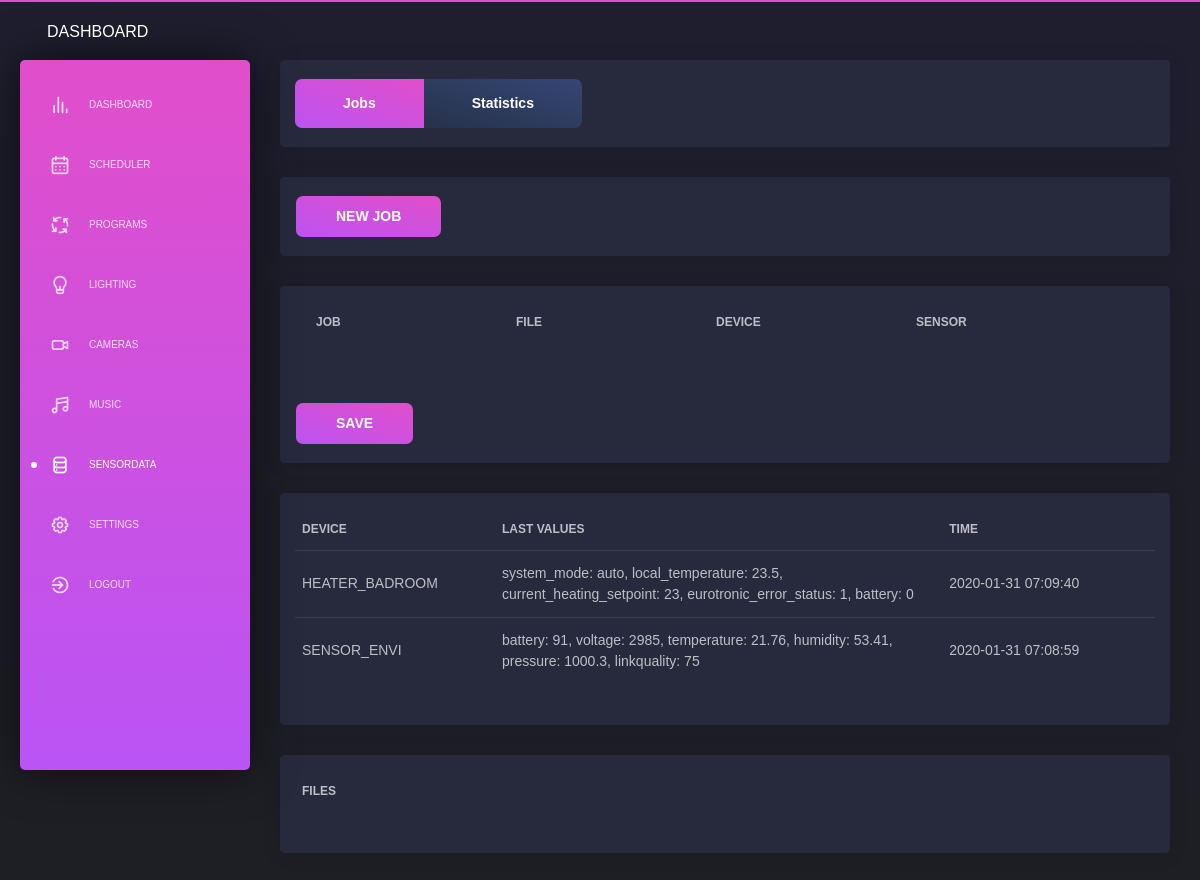
The app's page /sensordata/jobs (signed in) with its own data.
### app/database/models.py (models this page shows)
class Devices(db.Model):
    __tablename__ = 'devices'
    id                            = db.Column(db.Integer, primary_key=True, autoincrement = True)
    name                          = db.Column(db.String(50), unique=True)
    gateway                       = db.Column(db.String(50))
    ieeeAddr                      = db.Column(db.String(50), unique=True)
    model                         = db.Column(db.String(50))
    device_type                   = db.Column(db.String(50))
    description                   = db.Column(db.String(200))
    input_values                  = db.Column(db.String(200))
    input_events                  = db.Column(db.String(200))
    commands                      = db.Column(db.String(200))
    commands_json                 = db.Column(db.String(200))
    last_contact                  = db.Column(db.String(50))
    last_values_json              = db.Column(db.String(200))
    last_values_string            = db.Column(db.String(200))
    exception_option              = db.Column(db.String(50), server_default=("None"))
    exception_setting             = db.Column(db.String(50), server_default=("None"))
    exception_sensor_ieeeAddr     = db.Column(db.String(50), server_default=("None"))
    exception_sensor_input_values = db.Column(db.String(50), server_default=("None"))
    exception_value_1             = db.Column(db.String(50), server_default=("None"))
    exception_value_2             = db.Column(db.String(50), server_default=("None"))
    exception_value_3             = db.Column(db.String(50), server_default=("None"))

### app/sites/sensordata_jobs.py (the view, shortened to what this page needs)
@app.route('/sensordata/jobs', methods=['GET', 'POST'])
@login_required
@permission_required
def sensordata_jobs():
    page_title       = 'Smarthome | Sensordata | Jobs'
    page_description = 'The sensordata jobs configuration page.'
    success_message_change_settings = []
    error_message_change_settings   = []
    success_message_add_job         = False
    error_message_add_job           = []
    error_message_datafile          = ""
    if session.get('delete_job_success', None) != None:
        success_message_change_settings.append(session.get('delete_job_success'))
        session['delete_job_success'] = None
    if session.get('delete_job_error', None) != None:
        error_message_change_settings.append(session.get('delete_job_error'))
        session['delete_job_error'] = None
    if session.get('error_download_datafile', None) != None:
        error_message_datafile = session.get('error_download_datafile')
        session['error_download_datafile'] = None
    """ ######### """
    """  add job  """
    """ ######### """
    if request.form.get("add_sensordata_job") != None:
        result = ADD_SENSORDATA_JOB()
        if result != True:
            error_message_add_job.append(result)
        else:
            success_message_add_job = True
    """ ############ """
    """  table jobs  """
    """ ############ """
    list_sensordata_jobs  = GET_ALL_SENSORDATA_JOBS()
    dropdown_list_devices = GET_ALL_DEVICES("sensors")
    list_sensordata_files = GET_SENSORDATA_FILES()
    list_sensors          = GET_ALL_DEVICES("sensors")
    data = {'navigation': 'sensordata'}
    timestamp = str(datetime.datetime.now().strftime("%Y-%m-%d %H:%M:%S"))
    try:
        device_1_input_values = "Sensor,------------------," + GET_DEVICE_BY_ID(1).input_values
        device_1_input_values = device_1_input_values.replace(" ", "")
    except:
        device_1_input_values = ""
    try:
        device_2_input_values = "Sensor,------------------," + GET_DEVICE_BY_ID(2).input_values
        device_2_input_values = device_2_input_values.replace(" ", "")
    except:
        device_2_input_values = ""
    try:
        device_3_input_values = "Sensor,------------------," + GET_DEVICE_BY_ID(3).input_values
        device_3_input_values = device_3_input_values.replace(" ", "")
    except:
        device_3_input_values = ""
    try:
        device_4_input_values = "Sensor,------------------," + GET_DEVICE_BY_ID(4).input_values
        device_4_input_values = device_4_input_values.replace(" ", "")
    except:
        device_4_input_values = ""
    try:
        device_5_input_values = "Sensor,------------------," + GET_DEVICE_BY_ID(5).input_values
        device_5_input_values = device_5_input_values.replace(" ", "")
    except:
        device_5_input_values = ""
    try:
        device_6_input_values = "Sensor,------------------," + GET_DEVICE_BY_ID(6).input_values
        device_6_input_values = device_6_input_values.replace(" ", "")
    except:
        device_6_input_values = ""
    try:
        device_7_input_values = "Sensor,------------------," + GET_DEVICE_BY_ID(7).input_values
        device_7_input_values = device_7_input_values.replace(" ", "")
    except:
        device_7_input_values = ""
    try:
        device_8_input_values = "Sensor,------------------," + GET_DEVICE_BY_ID(8).input_values
        device_8_input_values = device_8_input_values.replace(" ", "")
    except:
        device_8_input_values = ""
    try:
        device_9_input_values = "Sensor,------------------," + GET_DEVICE_BY_ID(9).input_values
        device_9_input_values = device_9_input_values.replace(" ", "")
    except:
        device_9_input_values = ""
    try:
        device_10_input_values = "Sensor,------------------," + GET_DEVICE_BY_ID(10).input_values
        device_10_input_values = device_10_input_values.replace(" ", "")
    except:
        device_10_input_values = ""
    try:
        device_11_input_values = "Sensor,------------------," + GET_DEVICE_BY_ID(11).input_values
        device_11_input_values = device_11_input_values.replace(" ", "")
    except:
        device_11_input_values = ""
    try:
        device_12_input_values = "Sensor,------------------," + GET_DEVICE_BY_ID(12).input_values
        device_12_input_values = device_12_input_values.replace(" ", "")
    except:
        device_12_input_values = ""
    try:
        device_13_input_values = "Sensor,------------------," + GET_DEVICE_BY_ID(13).input_values
        device_13_input_values = device_13_input_values.replace(" ", "")
    except:
        device_13_input_values = ""
    try:
        device_14_input_values = "Sensor,------------------," + GET_DEVICE_BY_ID(14).input_values
        device_14_input_values = device_14_input_values.replace(" ", "")
    except:
        device_14_input_values = ""
    try:
        device_15_input_values = "Sensor,------------------," + GET_DEVICE_BY_ID(15).input_values
        device_15_input_values = device_15_input_values.replace(" ", "")
    except:
        device_15_input_values = ""
    try:
        device_16_input_values = "Sensor,------------------," + GET_DEVICE_BY_ID(16).input_values
        device_16_input_values = device_16_input_values.replace(" ", "")
    except:
        device_16_input_values = ""
    try:
        device_17_input_values = "Sensor,------------------," + GET_DEVICE_BY_ID(17).input_values
        device_17_input_values = device_17_input_values.replace(" ", "")
    except:
        device_17_input_values = ""
    try:
        device_18_input_values = "Sensor,------------------," + GET_DEVICE_BY_ID(18).input_values
        device_18_input_values = device_18_input_values.replace(" ", "")
    except:
        device_18_input_values = ""
    try:
        device_19_input_values = "Sensor,------------------," + GET_DEVICE_BY_ID(19).input_values
        device_19_input_values = device_19_input_values.replace(" ", "")
    except:
        device_19_input_values = ""
    try:
        device_20_input_values = "Sensor,------------------," + GET_DEVICE_BY_ID(20).input_values
        device_20_input_values = device_20_input_values.replace(" ", "")
    except:
        device_20_input_values = ""
    try:
        device_21_input_values = "Sensor,------------------," + GET_DEVICE_BY_ID(21).input_values
        device_21_input_values = device_21_input_values.replace(" ", "")
    except:
        device_21_input_values = ""
    try:
        device_22_input_values = "Sensor,------------------," + GET_DEVICE_BY_ID(22).input_values
        device_22_input_values = device_22_input_values.replace(" ", "")
    except:
        device_22_input_values = ""
    try:
        device_23_input_values = "Sensor,------------------," + GET_DEVICE_BY_ID(23).input_values
        device_23_input_values = device_23_input_values.replace(" ", "")
    except:
        device_23_input_values = ""
    try:
        device_24_input_values = "Sensor,------------------," + GET_DEVICE_BY_ID(24).input_values
        device_24_input_values = device_24_input_values.replace(" ", "")
    except:
        device_24_input_values = ""
    try:
        device_25_input_values = "Sensor,------------------," + GET_DEVICE_BY_ID(25).input_values
        device_25_input_values = device_25_input_values.replace(" ", "")
    except:
        device_25_input_values = ""
    return render_template('layouts/default.html',
                            data=data,
                            title=page_title,
                            description=page_description,
                            content=render_template( 'pages/sensordata_jobs.html',
                                                    success_message_change_settings=success_message_change_settings,
                                                    error_message_change_settings=error_message_change_settings,
                                                    success_message_add_job=success_message_add_job,
                                                    error_message_add_job=error_message_add_job,
                                                    error_message_datafile=error_message_datafile,
                                                    list_sensordata_jobs=list_sensordata_jobs,
                                                    dropdown_list_devices=dropdown_list_devices,
                                                    list_sensordata_files=list_sensordata_files,
                                                    list_sensors=list_sensors,
                                                    device_1_input_values=device_1_input_values,
                                                    device_2_input_values=device_2_input_values,
                                                    device_3_input_values=device_3_input_values,
                                                    device_4_input_values=device_4_input_values,
                                                    device_5_input_values=device_5_input_values,
                                                    device_6_input_values=device_6_input_values,
                                                    device_7_input_values=device_7_input_values,
                                                    device_8_input_values=device_8_input_values,
                                                    device_9_input_values=device_9_input_values,
                                                    device_10_input_values=device_10_input_values,
                                                    device_11_input_values=device_11_input_values,
                                                    device_12_input_values=device_12_input_values,
                                                    device_13_input_values=device_13_input_values,
                                                    device_14_input_values=device_14_input_values,
                                                    device_15_input_values=device_15_input_values,
                                                    device_16_input_values=device_16_input_values,
                                                    device_17_input_values=device_17_input_values,
                                                    device_18_input_values=device_18_input_values,
                                                    device_19_input_values=device_19_input_values,
                                                    device_20_input_values=device_20_input_values,
                                                    device_21_input_values=device_21_input_values,
                                                    device_22_input_values=device_22_input_values,
                                                    device_23_input_values=device_23_input_values,
                                                    device_24_input_values=device_24_input_values,
                                                    device_25_input_values=device_25_input_values,
                                                    timestamp=timestamp,
                                                    )
                           )

### app/templates/pages/sensordata_jobs.html (shortened to what this page needs)
      <div class="content">
        <div class="row">
          <div class="col-md-12">
            <div class="card ">
              <div class="card-footer">
                <div class="btn-group flex-wrap" role="group" aria-label="Basic example">
                  <a href="/sensordata/jobs" class="btn btn-primary btn-lg" role="button" aria-pressed="true">Jobs</a>
                  <a href="/sensordata/statistics" class="btn btn-secondary btn-lg" role="button" aria-pressed="true">Statistics</a>
                </div>
              </div>
            </div>
            <div class="card">
              <form method="POST">
                <div class="card-footer">
                  <button type="submit" onclick="window.location.href='/sensordata/jobs#'" name="add_sensordata_job" class="btn btn-fill btn-primary">NEW JOB</button>
                </div>
              </form>
            </div>
            <div class="card ">
              <form method="POST">
                <div class="card-body">
                  <div class="table-responsive">
                    <table class="table tablesorter">
                      <thead>
                        <th scope="col" style="width:3%"></th>
                        <th scope="col" style="width:18%" class="minwidth_200">Job</th>
                        <th scope="col" style="width:18%" class="minwidth_200">File</th>
                        <th scope="col" style="width:18%" class="minwidth_200">Device</th>
                        <th scope="col" style="width:18%" class="minwidth_200">Sensor</th>
                        <th></th>
                        <th scope="col" style="width:15%" class="minwidth_100"></th>
                      </thead>
                    </table>
                  </div>
                </div>
                <div class="card-footer">
                  <button type="submit" onclick="window.location.href='/sensordata/jobs#table_sensordata_jobs'" name="save_sensordata_jobs_settings" class="btn btn-fill btn-primary">SAVE</button>
                </div>
              </form>
            </div>
            <div class="card ">
              <div class="card-body">
                <div class="table-responsive">
                  <table class="table tablesorter">
                    <thead>
                      <th scope="col" style="width:20%" class="minwidth_200">Device</th>
                      <th scope="col" style="width:55%" class="minwidth_300">Last values</th>
                      <th scope="col" style="width:25%" class="minwidth_200">Time</th>
                    </thead>
                    <tbody>
                      {% for entry in list_sensors %}
                      <tr>
                        <td>
                          {{ entry.name }}
                        </td>
                        <td>
                          {{ entry.last_values_string }}
                        </td>
                        <td>
                          {{ entry.last_contact }}
                        </td>
                      </tr>
                      {% endfor %}
                    </tbody>
                  </table>
                </div>
              </div>
            </div>
            <div class="card ">
              <div class="card-body">
                {% if list_plants_datafiles != "No Files founded" %}
                  <div class="table-responsive">
                    <table class="table tablesorter">
                      <thead>
                        <th scope="col" style="width:77%" class="minwidth_200">Files</th>
                        <th scope="col" style="width:10%"></th>
                        <th scope="col" style="width:10%"></th>
                      </thead>
                    </table>
                  </div>
                {% else %}
                  {{ list_sensordata_files }}
                {% endif %}
              </div>
            </div>
          </div>
        </div>
      </div>

### records on screen
Devices: name "HEATER_BADROOM", last_values_string "system_mode: auto, local_temperature: 23.5, current_heating_setpoint: 23, eurotronic_error_status: 1, battery: 0", last_contact "2020-01-31 07:09:40"
Devices: name "SENSOR_ENVI", last_values_string "battery: 91, voltage: 2985, temperature: 21.76, humidity: 53.41, pressure: 1000.3, linkquality: 75", last_contact "2020-01-31 07:08:59"
